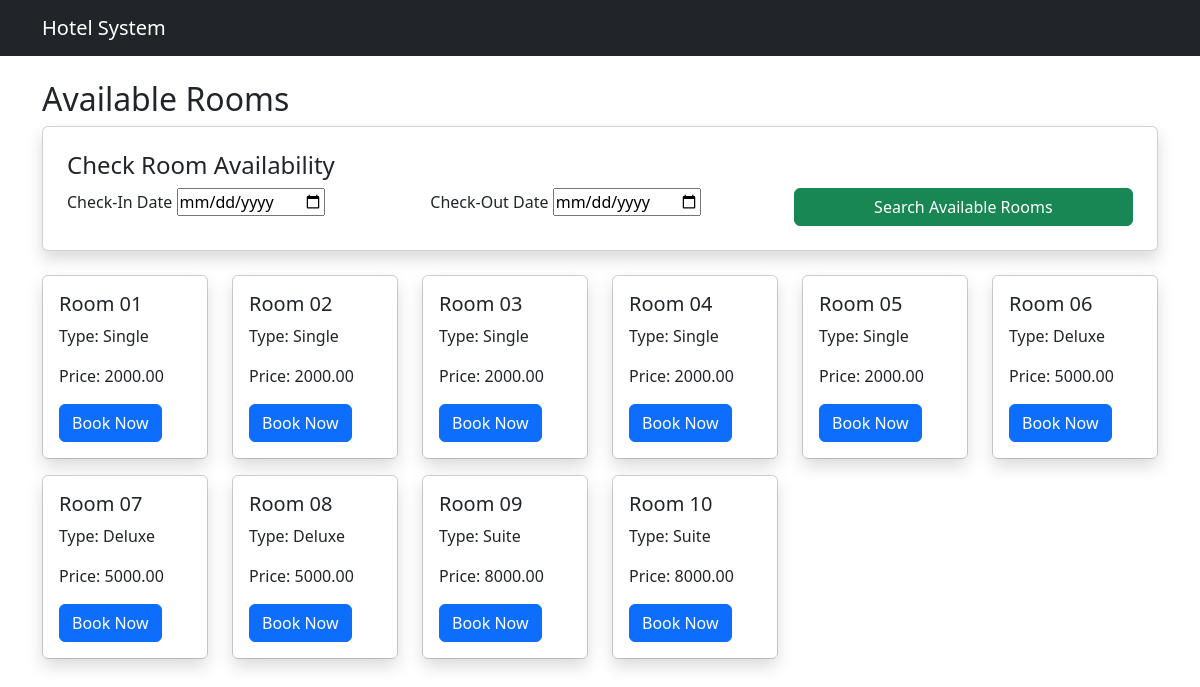
The page / on the database its author committed.
### booking/models.py (models this page shows, shortened)
class Room(models.Model):
    room_number = models.CharField(max_length=10)
    room_type = models.ForeignKey(RoomType, on_delete=models.CASCADE)
    price = models.DecimalField(max_digits=8, decimal_places=2)
    is_available = models.BooleanField(default=True)

class RoomType(models.Model):
    name = models.CharField(max_length=50)
    description = models.TextField()

### booking/views.py (the view, shortened to what this page needs)
# urls.py: path('', views.room_list, name='room_list'),
def room_list(request):
    rooms = Room.objects.all()
    form = AvailabilityForm(request.GET or None)
    return render(request, 'booking/rooms.html', {
        'rooms': rooms,
        'form': form
    })

### booking/forms.py
class AvailabilityForm(forms.Form):
    check_in = forms.DateField(
        widget=forms.DateInput(attrs={'type': 'date'})
    )
    check_out = forms.DateField(
        widget=forms.DateInput(attrs={'type': 'date'})
    )

### booking/templates/booking/rooms.html
{% extends 'base.html' %}
{% block content %}
<h2>Available Rooms</h2>
<div class="card p-4 shadow mb-4">
    <h4>Check Room Availability</h4>
    <form method="get">
        <div class="row">
            <div class="col-md-4">
                <label>Check-In Date</label>
                {{ form.check_in }}
            </div>
            <div class="col-md-4">
                <label>Check-Out Date</label>
                {{ form.check_out }}
            </div>
            <div class="col-md-4 d-flex align-items-end">
                <button type="submit" class="btn btn-success w-100">
                    Search Available Rooms
                </button>
            </div>
        </div>
    </form>
</div>
<div class="row">
    {% for room in rooms %}
    <div class="col-md-2">
        <div class="card mb-3">
            <div class="card-body shadow">
                <h5>Room {{ room.room_number }}</h5>
                <p>Type: {{ room.room_type.name }}</p>
                <p>Price: {{ room.price }}</p>
                <a href="{% url 'book_room' room.id %}?check_in={{ request.GET.check_in }}&check_out={{ request.GET.check_out }}"
                    class="btn btn-primary">
                    Book Now
                </a>
            </div>
        </div>
    </div>
    {% endfor %}
    {% endblock %}

### booking/templates/base.html (shortened to what this page needs)
<!DOCTYPE html>
<html lang="en">
<head>
    <link href="https://cdn.jsdelivr.net/npm/bootstrap@5.3.0/dist/css/bootstrap.min.css" rel="stylesheet">
</head>
<body>
    <nav class="navbar navbar-dark bg-dark">
        <div class="container">
            <a class="navbar-brand" href="/">Hotel System</a>
        </div>
    </nav>
    <div class="container mt-4">
        {% block content %}{% endblock %}
    </div>
</body>
</html>

### rows shown on the page
Room: room_number "01", room_type.name "Single", price "2000.00"
Room: room_number "02", room_type.name "Single", price "2000.00"
Room: room_number "03", room_type.name "Single", price "2000.00"
Room: room_number "04", room_type.name "Single", price "2000.00"
Room: room_number "05", room_type.name "Single", price "2000.00"
Room: room_number "06", room_type.name "Deluxe", price "5000.00"
Room: room_number "07", room_type.name "Deluxe", price "5000.00"
Room: room_number "08", room_type.name "Deluxe", price "5000.00"
Room: room_number "09", room_type.name "Suite", price "8000.00"
Room: room_number "10", room_type.name "Suite", price "8000.00"
